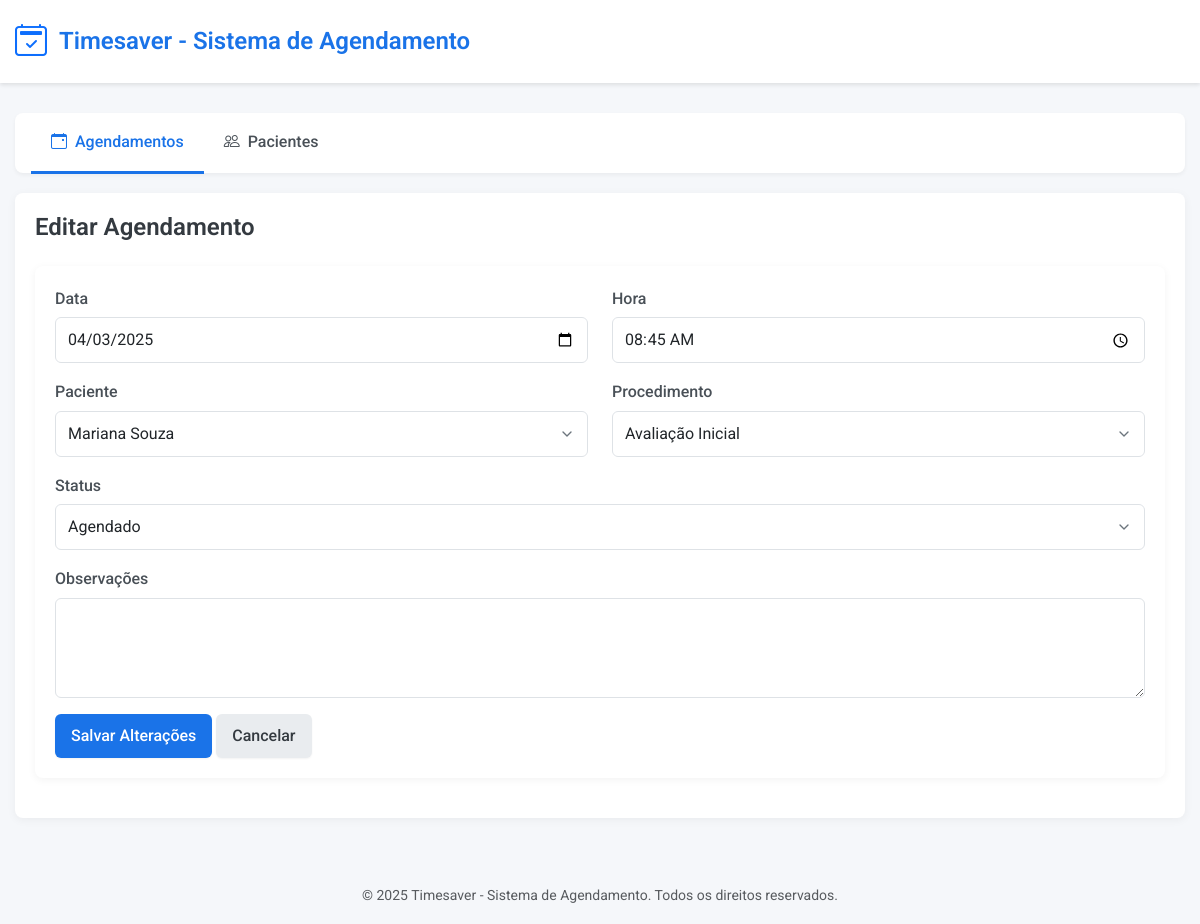
The page /editar/4 on the database its author committed.
### tables this page shows
CREATE TABLE agendamentos (
        id INTEGER PRIMARY KEY AUTOINCREMENT,
        data TEXT NOT NULL,
        hora TEXT NOT NULL,
        cliente_id INTEGER NOT NULL,
        procedimento_id INTEGER NOT NULL,
        observacoes TEXT,
        status TEXT DEFAULT 'agendado',
        FOREIGN KEY (cliente_id) REFERENCES clientes (id),
        FOREIGN KEY (procedimento_id) REFERENCES procedimentos (id)
    );

CREATE TABLE clientes (
        id INTEGER PRIMARY KEY AUTOINCREMENT,
        nome TEXT NOT NULL,
        telefone TEXT NOT NULL,
        email TEXT,
        convenio_id INTEGER,
        num_carteirinha TEXT,
        FOREIGN KEY (convenio_id) REFERENCES convenios (id)
    );

CREATE TABLE procedimentos (
        id INTEGER PRIMARY KEY AUTOINCREMENT,
        codigo_tuss TEXT NOT NULL,
        descricao TEXT NOT NULL,
        duracao_minutos INTEGER NOT NULL
    );

### controllers/agendamento.py (the view)
@agendamento_bp.route('/editar/<int:id>', methods=['GET', 'POST'])
def editar_agendamento(id):
    if request.method == 'POST':
        data = request.form['data']
        hora = request.form['hora']
        cliente_id = request.form['cliente_id']
        procedimento_id = request.form['procedimento_id']
        observacoes = request.form.get('observacoes', '')
        status = request.form['status']
        sucesso, mensagem = Agendamento.atualizar(id, data, hora, cliente_id, procedimento_id, observacoes, status)
        flash(mensagem)
        return redirect(url_for('agendamento.index'))
    else:
        agendamento = Agendamento.obter_por_id(id)
        clientes = Cliente.obter_para_select()
        procedimentos = Procedimento.obter_para_select()
        return render_template('agendamentos/editar.html',
                              agendamento=agendamento,
                              clientes=clientes,
                              procedimentos=procedimentos)

### models/agendamento.py (called while the page is built)
    @staticmethod
    def obter_por_id(id):
        db = get_db()
        cursor = db.cursor()
        cursor.execute("SELECT * FROM agendamentos WHERE id = ?", (id,))
        return cursor.fetchone()

### models/cliente.py (called while the page is built)
    @staticmethod
    def obter_para_select():
        db = get_db()
        cursor = db.cursor()
        cursor.execute("SELECT id, nome FROM clientes")
        return cursor.fetchall()

### models/database.py (called while the page is built)
def get_db():
    if 'db' not in g:
        os.makedirs(os.path.dirname(current_app.config['DATABASE_PATH']), exist_ok=True)
        g.db = sqlite3.connect(current_app.config['DATABASE_PATH'])
        g.db.row_factory = sqlite3.Row
    return g.db

### models/procedimento.py (called while the page is built)
    @staticmethod
    def obter_para_select():
        db = get_db()
        cursor = db.cursor()
        cursor.execute("SELECT id, descricao FROM procedimentos")
        return cursor.fetchall()

### templates/agendamentos/editar.html (shortened to what this page needs)
{% extends "base.html" %}
{% block heading %}Editar Agendamento{% endblock %}
{% block nav_agendamentos %}active{% endblock %}
{% block content %}
<div class="card">
    <div class="card-body">
        <form action="{{ url_for('agendamento.editar_agendamento', id=agendamento.id) }}" method="post">
            <div class="row">
                <div class="col-md-6 mb-3">
                    <label class="form-label">Data</label>
                    <input type="date" name="data" class="form-control" value="{{ agendamento.data }}" required>
                </div>
                <div class="col-md-6 mb-3">
                    <label class="form-label">Hora</label>
                    <input type="time" name="hora" class="form-control" value="{{ agendamento.hora }}" required>
                </div>
            </div>
            <div class="row">
                <div class="col-md-6 mb-3">
                    <label class="form-label">Paciente</label>
                    <select name="cliente_id" class="form-control" required>
                        {% for cliente in clientes %}
                            <option value="{{ cliente.id }}" {% if cliente.id == agendamento.cliente_id %}selected{% endif %}>
                                {{ cliente.nome }}
                            </option>
                        {% endfor %}
                    </select>
                </div>
                <div class="col-md-6 mb-3">
                    <label class="form-label">Procedimento</label>
                    <select name="procedimento_id" class="form-control" required>
                        {% for procedimento in procedimentos %}
                            <option value="{{ procedimento.id }}" {% if procedimento.id == agendamento.procedimento_id %}selected{% endif %}>
                                {{ procedimento.descricao }}
                            </option>
                        {% endfor %}
                    </select>
                </div>
            </div>
            <div class="mb-3">
                <label class="form-label">Status</label>
                <select name="status" class="form-control">
                    <option value="agendado" {% if agendamento.status == 'agendado' %}selected{% endif %}>Agendado</option>
                </select>
            </div>
            <div class="mb-3">
                <label class="form-label">Observações</label>
                <textarea name="observacoes" class="form-control" rows="3">{{ agendamento.observacoes }}</textarea>
            </div>
            <div>
                <button type="submit" class="btn btn-primary">Salvar Alterações</button>
                <a href="{{ url_for('agendamento.index') }}" class="btn btn-secondary">Cancelar</a>
            </div>
        </form>
    </div>
</div>
{% endblock %}

### static/css/style.css (style rules this page uses)
:root { --primary: #1a73e8; --primary-dark: #0d47a1; --primary-light: #e8f0fe; --success: #34a853; --warning: #fbbc05; --danger: #ea4335; --gray-100: #f8f9fa; --gray-200: #e9ecef; --gray-300: #dee2e6; --gray-400: #ced4da; --gray-500: #adb5bd; --gray-600: #6c757d; --gray-700: #495057; --gray-800: #343a40; --gray-900: #212529; --body-bg: #f5f7fa; --font-main: 'Roboto', -apple-system, BlinkMacSystemFont, 'Segoe UI', sans-serif; }
body { font-family: var(--font-main); background-color: var(--body-bg); color: var(--gray-800); line-height: 1.6; }
.card { border: none; border-radius: 8px; box-shadow: 0 2px 8px rgba(0, 0, 0, 0.05); margin-bottom: 20px; overflow: hidden; }
.card-body { padding: 20px; }
.form-label { font-weight: 500; color: var(--gray-700); margin-bottom: 6px; }
.form-control { padding: 10px 12px; border: 1px solid var(--gray-300); border-radius: 6px; transition: border-color 0.2s ease; }
select.form-control { background-repeat: no-repeat; background-position: right 12px center; background-size: 16px; padding-right: 40px; appearance: none; }
textarea.form-control { min-height: 100px; }
.btn { padding: 10px 16px; font-weight: 500; border-radius: 6px; transition: all 0.2s ease; border: none; box-shadow: 0 1px 2px rgba(0, 0, 0, 0.05); }
.btn-primary { background-color: var(--primary); color: white; }
.btn-secondary { background-color: var(--gray-200); color: var(--gray-800); }

### rows shown on the page
agendamentos: data "04/03/2025", hora "08:45", cliente_id "Mariana Souza", procedimento_id "Avaliação Inicial", status "Agendado"
